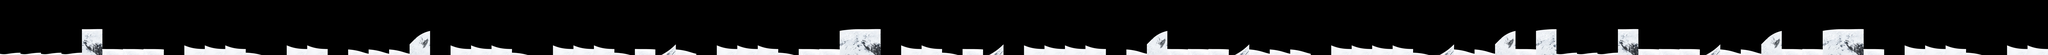

This is a level from a 2D game, rendered from its Tiled map with the project's own tilesets. A one-line summary and the map file follow, with tile-layer data summarised:
An orthogonal 100x2 tile map with 210x283 px tiles, 1 tile layer (terrain) and 16 objects.

<map version="1.0" orientation="orthogonal" renderorder="right-down" width="100" height="2" tilewidth="210" tileheight="283" nextobjectid="38">
 <tileset firstgid="1" name="tiles" tilewidth="210" tileheight="283">
  <image source="../tiles/tiles.png" width="2520" height="283" />
 </tileset>
 <layer name="terrain" width="100" height="2">
  <data>[200 cells, 100 non-empty, 12 distinct tile ids]</data>
 </layer>
 <objectgroup name="physics">
  <object id="18" x="6" y="568">
   <polyline points="0,0 -6,-280 836,-278 1044,-131 1674,-134 1882,-50 1880,4" />
  </object>
  <object id="20" x="1883" y="569">
   <polyline points="0,0 5,-48 639,-49 825,-123 846,-127 869,-121 1057,-47 1058,5" />
  </object>
  <object id="21" x="2937" y="572">
   <polyline points="0,0 3,-48 407,-47 447,-63 631,-208 1263,-210 1814,3" />
  </object>
  <object id="22" x="4610" y="568">
   <polyline points="0,0 -9,-47 643,-46 834,-124 864,-122 1172,-1" />
  </object>
  <object id="23" x="5650" y="566">
   <polyline points="0,0 10,-41 655,-42 860,-124 1090,-128 1284,-204 1487,-202 1756,6" />
  </object>
  <object id="25" x="7344" y="571">
   <polyline points="0,0 -6,-46 639,-47 850,-133 1270,-132 1453,-258 1477,-267 1878,-2" />
  </object>
  <object id="26" x="9017" y="582">
   <polyline points="0,0 -4,-146 226,-62 645,-60 856,-144 1067,-143 1275,-218 1547,-10" />
  </object>
  <object id="27" x="10474" y="569">
   <polyline points="0,0 16,-50 852,-48 886,-59 1072,-203 1284,-210 1498,-131 2138,-131 2162,44" />
  </object>
  <object id="29" x="12496" y="572">
   <polyline points="0,0 106,-131 315,-210 945,-211 1220,-1" />
  </object>
  <object id="30" x="13628" y="575">
   <polyline points="0,0 7,-58 864,-57 1284,-216 1701,-216 1913,-138 2128,-137 2193,40" />
  </object>
  <object id="31" x="15581" y="574">
   <polyline points="0,0 378,-286 1011,-285 1426,4" />
  </object>
  <object id="33" x="16747" y="574">
   <polyline points="0,0 45,-140 684,-137 897,-216 1311,-215 1867,-6" />
  </object>
  <object id="34" x="18170" y="578">
   <polyline points="0,0 91,-140 520,-142 723,-283 740,-281 1143,5" />
  </object>
  <object id="35" x="19036" y="573">
   <polyline points="0,0 67,-135 279,-134 496,-51 586,14" />
  </object>
  <object id="36" x="19487" y="578">
   <polyline points="0,0 31,-63 674,-62 874,-140 1224,-7" />
  </object>
  <object id="37" x="20525" y="576">
   <polyline points="0,0 34,-60 474,-57 472,1" />
  </object>
 </objectgroup>
</map>